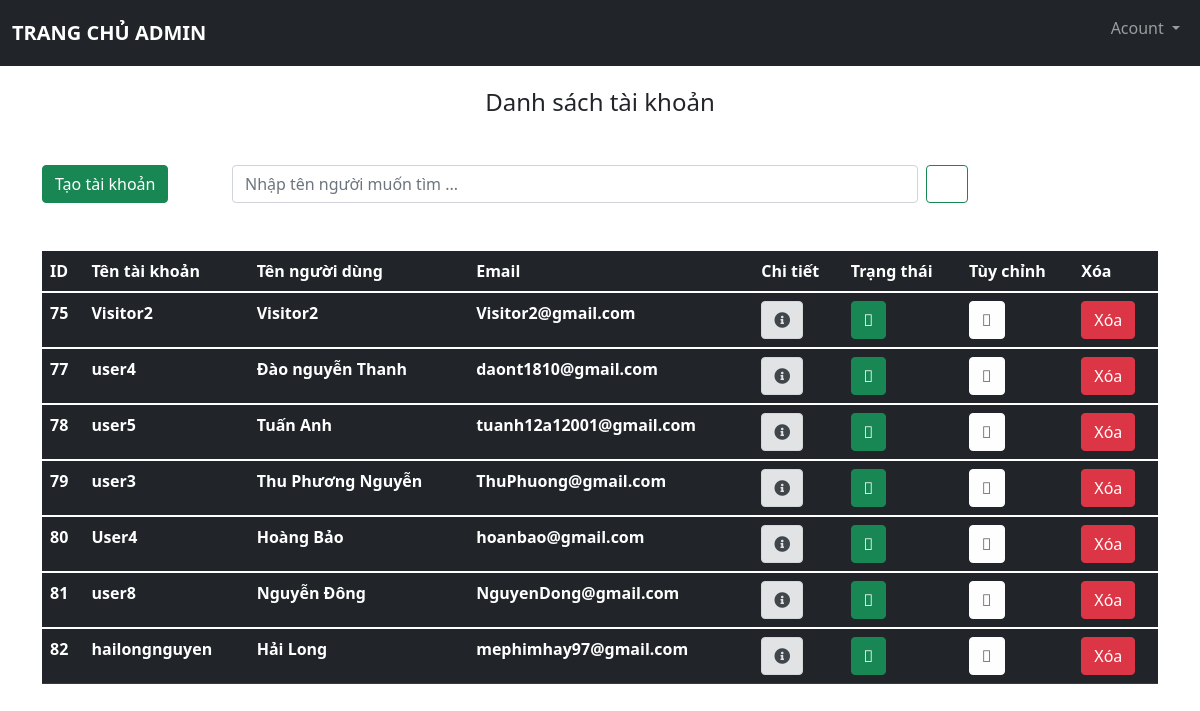
The app's page /src/admin/dstaikhoan.php (signed in) with its own data.
### tables this page shows
CREATE TABLE `tb_taikhoan` (
  `id_taikhoan` int(10) UNSIGNED NOT NULL,
  `tentaikhoan` varchar(60) NOT NULL,
  `matkhau` varchar(150) NOT NULL,
  `ngaytao` datetime DEFAULT current_timestamp(),
  `email` varchar(255) NOT NULL,
  `code` varchar(255) NOT NULL,
  `trangthai` tinyint(1) NOT NULL,
  `muc` tinyint(1) NOT NULL,
  `tennguoidung` varchar(100) NOT NULL,
  `tk_khach` tinyint(1) NOT NULL,
  `id_nguoidung` int(10) UNSIGNED NOT NULL
);

### src/admin/dstaikhoan.php (the view, shortened to what this page needs)
<?php
    include './menu_footer/menu.php';
?>
    <div class="container">
        <h4 class="text-center mt-4 mb-4">Danh sách tài khoản</h4>
        <div class="row mt-5">
            <div class="col-2"><a href="themtaikhoan.php" class="btn btn-success">Tạo tài khoản</a></div>
            <div class="col-8 d-flex">
                <input type="text" class="form-control me-2" id="txttimkiemtaikhoan" placeholder="Nhập tên người muốn tìm ... ">
                <button class="btn btn-outline-success " type="submit" name = "timkiem" id="timkiemtaikhoan" ><i class="far fa-search"></i></button>
            </div>
            <div class="col-2"></div>
        </div>
        <table class="table table-dark mt-5 danhsach">
            <?php
                include '../config/config.php';
                $sql_taikhoan = "SELECT * FROM tb_taikhoan WHERE muc != '1'";
                $result_taikhoan = mysqli_query($conn,$sql_taikhoan);
                if(mysqli_num_rows($result_taikhoan) > 0 ){
            ?>
                <thead class="thead-dark">
                    <tr>
                        <th scope="col">ID</th>
                        <th scope="col">Tên tài khoản</th>
                        <th scope="col">Tên người dùng</th>
                        <th scope="col">Email</th>
                        <th scope="col">Chi tiết</th>
                        <th scope="col">Trạng thái</th>
                        <th scope="col">Tùy chỉnh</th>
                        <th scope="col">Xóa</th>
                    </tr>
                </thead>
                <tbody>
            <?php
                while($row = mysqli_fetch_assoc($result_taikhoan) ){
            ?>
                <tr>
                <th scope="row"><?php echo $row['id_taikhoan']?></th>
                <th scope="row"><?php echo $row['tentaikhoan']?></th>
                <th scope="row"><?php echo $row['tennguoidung']?></th>
                <th scope="row"><?php echo $row['email']?></th>
                <td><a href = "chitiettaikhoan.php?id=<?php echo $row['id_taikhoan']?>" class="btn alert-secondary"><i class="fas fa-info-circle"></i></a></td>
                <?php
                    if($row['trangthai'] == 1){
                        echo '<td><button class="btn btn-success"><i class="fal fa-user-check"></i></button></td>';
                    }else{
                        echo '<td><button class="btn btn-danger"><i class="fal fa-user-times"></i></button></td>';
                    }
                ?>
                <td><a href = "chinhsuataikhoan.php?id=<?php echo $row['id_taikhoan']?>" class="btn alert-light"><i class="fal fa-user-edit"></i></a></td>
                <td><button type="button" class="btn btn-danger btn_xoatk" id="">Xóa</button></td>
                </tr>
                </tbody>
            <?php
                    }
                }else{
                        echo '<h4 class="mt-5 text-center">Danh sách tài khoản trống</h4>';
                        echo'<img src="http://localhost/BTL_QuanLiThongTinCaNhan/src/admin/image_admin/image_1.jpg" class="img-fluid">';
                }
            ?>
        </table>
    </div>
<?php
    include './menu_footer/footer.php';
?>

### src/admin/css/style.css (style rules this page uses)
:root { --offcanvas-width:270px; --topNavbarHeight: 56px; }

### records on screen
tb_taikhoan: id_taikhoan "75", tentaikhoan "Visitor2", tennguoidung "Visitor2", email "Visitor2@gmail.com", trangthai 1 (drawn)
tb_taikhoan: id_taikhoan "77", tentaikhoan "user4", tennguoidung "Đào nguyễn Thanh", email "daont1810@gmail.com", trangthai 1 (drawn)
tb_taikhoan: id_taikhoan "78", tentaikhoan "user5", tennguoidung "Tuấn Anh", email "tuanh12a12001@gmail.com", trangthai 1 (drawn)
tb_taikhoan: id_taikhoan "79", tentaikhoan "user3", tennguoidung "Thu Phương Nguyễn", email "ThuPhuong@gmail.com", trangthai 1 (drawn)
tb_taikhoan: id_taikhoan "80", tentaikhoan "User4", tennguoidung "Hoàng Bảo", email "hoanbao@gmail.com", trangthai 1 (drawn)
tb_taikhoan: id_taikhoan "81", tentaikhoan "user8", tennguoidung "Nguyễn Đông", email "NguyenDong@gmail.com", trangthai 1 (drawn)
tb_taikhoan: id_taikhoan "82", tentaikhoan "hailongnguyen", tennguoidung "Hải Long", email "mephimhay97@gmail.com", trangthai 1 (drawn)
